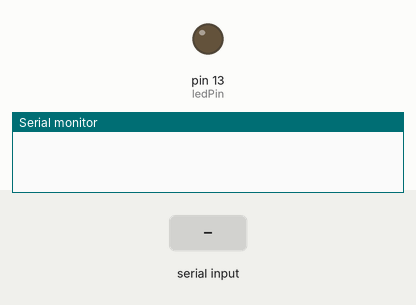
The sketch below on a simulated Arduino Uno, built with avr-gcc and run on an emulated ATmega328P. Shown: output pins drawn as LEDs (lit = HIGH), the last lines printed to the serial monitor. The test bench sets the inputs (shaded band).

Above: at 1.2 s.
1.3 s: "1" received over Serial
At 1.8 s:
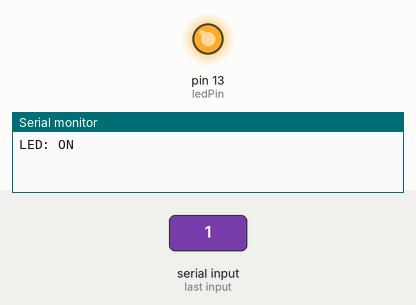
2.8 s: "A" received over Serial
At 4.2 s:
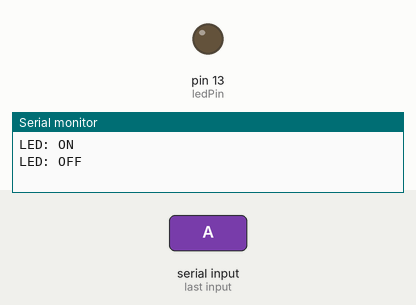
Timing chart, 0 to 5.8 s (numbered marks = the images above; inputs shaded):
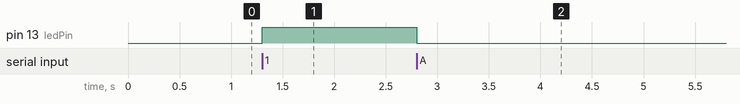

The sketch:

bluetotth_sample1.ino
```cpp
#define ledPin 13
int state = 0;
void setup() {
  pinMode(ledPin, OUTPUT);
  digitalWrite(ledPin, LOW);
  Serial.begin(9600); // Default communication rate of the Bluetooth module
}
void loop() {
  if(Serial.available() > 0){ // Checks whether data is comming from the serial port
    state = Serial.read(); // Reads the data from the serial port
 }
 if (state == 'A') {
  digitalWrite(ledPin, LOW); // Turn LED OFF
  Serial.println("LED: OFF"); // Send back, to the phone, the String "LED: ON"
  state = 0;
 }
 else if (state == '1') {
  digitalWrite(ledPin, HIGH);
  Serial.println("LED: ON");
  state = 0;
 }
}
```

Measured:
- after the input at 1.3 s, pin 13 (ledPin): LOW → HIGH at once
- after the input at 2.8 s, pin 13 (ledPin): HIGH → LOW at once
